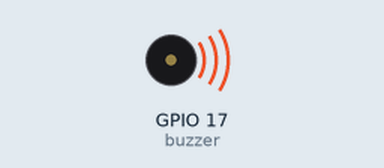
Recording of a program running on a simulated Raspberry Pi (BCM pin numbers). Parts: buzzer (waves = sounding, pin HIGH).

Above: at 0.2 s.
Timing chart, 0 to 3.5 s (numbered marks = the images above):
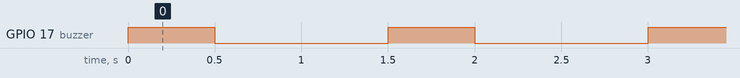

Measured:
- by itself, GPIO 17 (buzzer): alternates HIGH for 0.50 s and LOW for 1.0 s

The program:

buzzer.py
```python
from gpiozero import Buzzer
from time import sleep

# El buzzer empleado debe ser activo para que pite

"""
Documentacion:
https://gpiozero.readthedocs.io/en/stable/api_output.html#buzzer
"""

buzzer = Buzzer(17)

while True:
    buzzer.on()
    sleep(0.5)
    buzzer.off()
    sleep(1)
```
